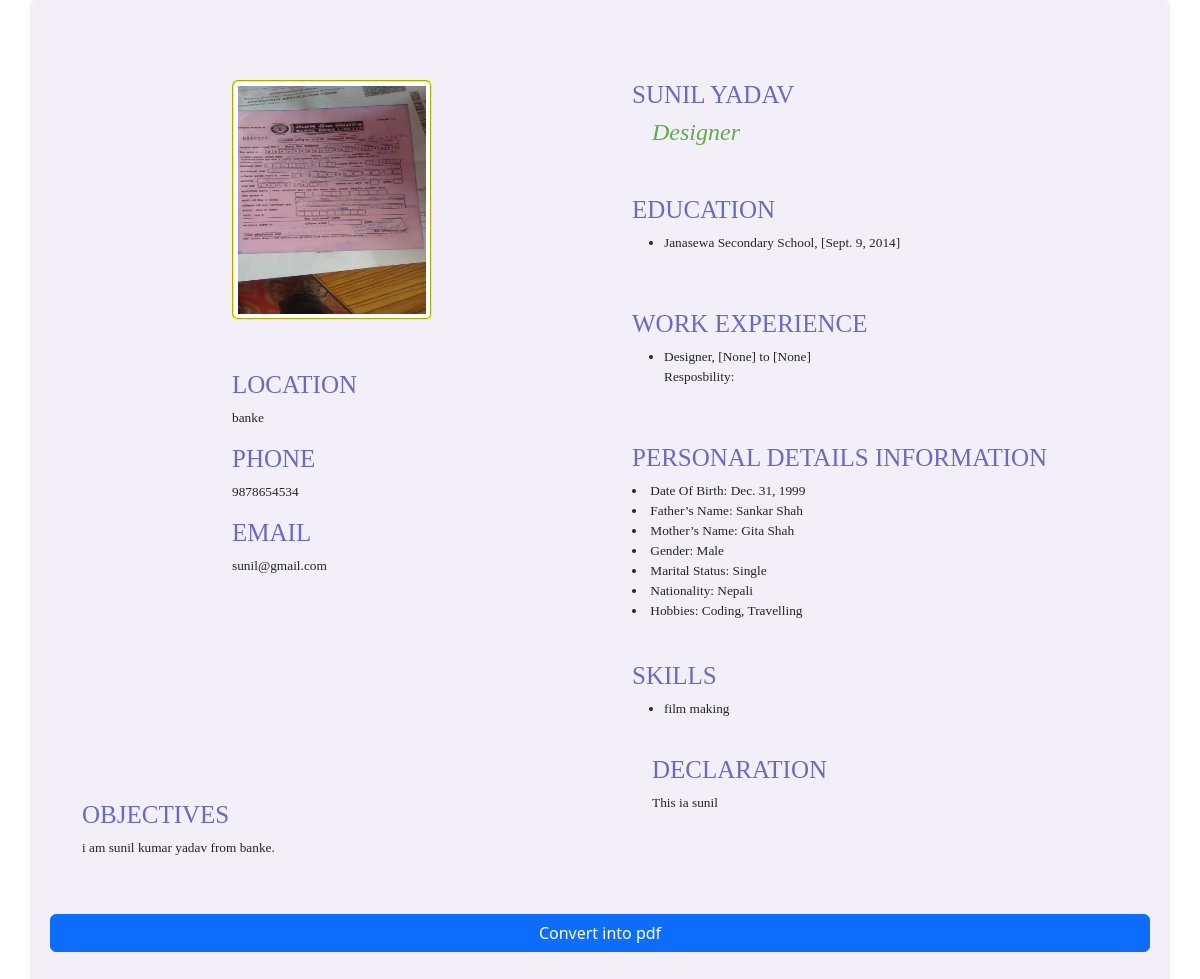
/resume/13/, run on the app's committed database.
### resume/models.py (models this page shows)
class Cv(models.Model):
    image = models.ImageField(upload_to='resume/images')
    fullname = models.CharField(max_length=100)
    desiredjobtitle = models.CharField(max_length=100,default="")
    address1 = models.CharField(max_length=200)
    address2 = models.CharField(max_length=200,blank= True)
    address3 = models.CharField(max_length=200,blank= True)
    phone = models.BigIntegerField(blank=True,null=True )
    mobile = models.BigIntegerField()
    email = models.EmailField(max_length=100,blank= True)
    objective = models.CharField(max_length=10000)
    skill = models.CharField(max_length=1000)
    skill2 = models.CharField(max_length=1000,blank=True)
    skill3= models.CharField(max_length=1000,blank=True)
    skill4 = models.CharField(max_length=1000,blank=True)
    skill5 = models.CharField(max_length=1000,blank=True)
    skill6 = models.CharField(max_length=1000,blank=True)
    skill7 = models.CharField(max_length=1000,blank=True)
    skill8 = models.CharField(max_length=1000,blank=True)
    skill9 = models.CharField(max_length=1000,blank=True)
    skill10 = models.CharField(max_length=1000,blank=True)
    see = models.CharField(max_length=200)
    passyear1 = models.DateField(auto_now_add=False)
    inter = models.CharField(max_length=200,blank=True)
    passyear2 = models.DateField(auto_now_add=False, null=True,blank=True)
    bachelor = models.CharField(max_length=200,blank=True)
    passyear3 = models.DateField(auto_now_add=False,null=True,blank=True)
    master = models.CharField(max_length=100,blank=True)
    passyear4 = models.DateField(auto_now_add=False,null=True,blank=True)
    phd = models.CharField(max_length=100,blank=True)
    passyear5 = models.DateField(auto_now_add=False,null=True,blank=True)
    Other = models.CharField(max_length=200,blank=True)
    passyear6 = models.DateField(auto_now_add=False,null=True,blank=True)
    jobtitle = models.CharField(max_length=100)
    startdate = models.DateField(auto_now_add=False,null=True,blank=True)
    enddate = models.DateField(auto_now_add=False,null=True,blank=True)
    responbility = models.CharField(max_length=1000,blank=True)
    jobtitle2 = models.CharField(max_length=100,blank=True)
    startdate2 = models.DateField(auto_now_add=False,null=True,blank=True)
    enddate2 = models.DateField(auto_now_add=False,null=True,blank=True)
    responbility2 = models.CharField(max_length=1000,blank=True)
    jobtitle3 = models.CharField(max_length=100,blank=True)
    startdate3 = models.DateField(auto_now_add=False,null=True,blank=True)
    enddate3 = models.DateField(auto_now_add=False,null=True,blank=True)
    responbility3 = models.CharField(max_length=1000,blank=True)
    father_name = models.CharField(max_length=100)
    mother_name= models.CharField(max_length=100)
    sex = models.CharField(max_length=50)
    Hobbies = models.CharField(max_length=300)
    nationality = models.CharField(max_length=100)
    marrital_status= models.CharField(max_length=100)
    date_of_birth = models.DateField(auto_now_add=False,default=False)
    declaration = models.CharField(max_length=10000)

### resume/views.py (the view)
# urls.py: path("resume/<int:pk>/",views.Resumepage_View.as_view(),name='resumepage'),
class Resumepage_View(DetailView):
    model = Cv
    template_name = 'resume/resumetemp1.html'
    context_object_name = 'per'

### resume/templates/resume/resumetemp1.html (shortened to what this page needs)
<!DOCTYPE html>
{% load static %}
<html>
<head>
    <link rel='stylesheet' type='text/css' media='screen' href='{% static 'resume/css/bootstrap.css' %}'>
    <link rel='stylesheet' type='text/css' media='screen' href='{% static 'resume/css/fontawesome.css' %}'>
    <link rel='stylesheet' type='text/css' media='screen' href='{% static 'resume/css/style.css' %}'>
</head>
<body>
<div class="container" shadow>
<div class="row">
    <div class="col col-md-6">
        <div class="profile">
            <img src="{{per.image.url}}" class="img-thumbnail" alt="">
            <h1>LOCATION</h1>
            <p>{{per.address1}}</p>
            <h1>PHONE</h1>
            <p>{{per.mobile}}</p>
            <h1>EMAIL</h1>
            <p>{{per.email}}</p>
        </div><br><br>
        <div class="objective">
            <h1>OBJECTIVES</h1>
            <p>{{per.objective}}</p>
        </div>
    </div>
    <div class="col col-md-6">
        <div class="heading">
            <h1>{{per.fullname}}</h1>
            <h4>{{per.jobtitle}}</h4>
        </div>
        <div class="education">
            <h1>EDUCATION</h1>
            <ul>{% if per.see %}
                <li>{{per.see}}, [{{per.passyear1}}]</li>
                {% endif %}
            </ul>
        </div>
        <div class="education">
            <h1>WORK EXPERIENCE</h1>
            <ul>{% if per.jobtitle %}
                <li>{{per.jobtitle}}, [{{per.startdate}}] to [{{per.enddate}}]</li>
                <p>Resposbility: {{per.responbility}}</p>
                {% endif %}
            </ul>
        </div>
        <div class="detail">
            <h1>PERSONAL DETAILS INFORMATION</h1>
            <li>Date Of Birth: {{per.date_of_birth}}</li>
            <li>Father’s Name: {{per.father_name}}</li>
            <li>Mother’s Name: {{per.mother_name}}</li>
            <li>Gender: {{per.sex}}</li>
            <li>Marital Status: {{per.marrital_status}}</li>
            <li>Nationality: {{per.nationality}}</li>
            <li>Hobbies: {{per.Hobbies}}</li>
        </div>
        <div class="experience">
            <h1>SKILLS</h1>
            <ul>{% if per.skill %}
                <li>{{per.skill}}</li>
                {% endif %}
            </ul>
        <div class="declaration">
            <h1>DECLARATION</h1>
                <P>{{per.declaration}}</P>
        </div>
    </div>
</div>
<a href="{% url 'resumepdfpage' per.id %}" class="btn btn-primary">Convert into pdf</a>
</div>
</body>
</html>

### resume/static/resume/css/style.css (style rules this page uses)
div { border-radius: 5px; padding: 20px; }
.profile { margin-left: 150px; margin-bottom: 20px; }
.profile img { border: 2px groove yellow; margin-bottom: 50px; height: 240px; width: 200px; }
.objective { margin-top: 100px; }
.container { background-color: rgba(184, 158, 209, 0.164); }
.container h1 { color: rgb(105, 105, 199); font-size: 25px; font-family: cursive; }
.container h4 { color: rgb(99, 170, 81); padding-left: 20px; font-family: cursive; font-style: oblique; }
.container p { font-size: smaller; font-family: 'Times New Roman', Times, serif; }
.container li { font-size: smaller; font-family: 'Times New Roman', Times, serif; }

### data on the page
Cv: image (picture), address1 "banke", mobile "9878654534", email "sunil@gmail.com", objective "i am sunil kumar yadav from banke.", fullname "SUNIL YADAV", jobtitle "Designer", see "Janasewa Secondary School", passyear1 "Sept. 9, 2014", startdate "None", enddate "None", date_of_birth "Dec. 31, 1999", father_name "Sankar Shah", mother_name "Gita Shah", sex "Male", marrital_status "Single", nationality "Nepali", Hobbies "Coding, Travelling", skill "film making", declaration "This ia sunil"
